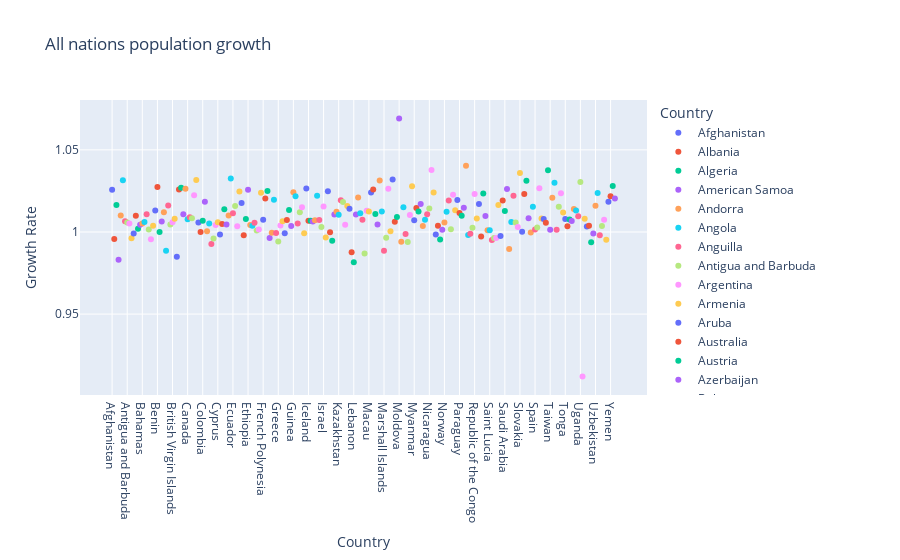

The cell this chart's notebook holds for it:
### Markdown cell above
#### Growth Rate :

### Code cell
fig = px.scatter(df, x='Country', y='Growth Rate', color='Country', title='All nations population growth')
fig.show()
